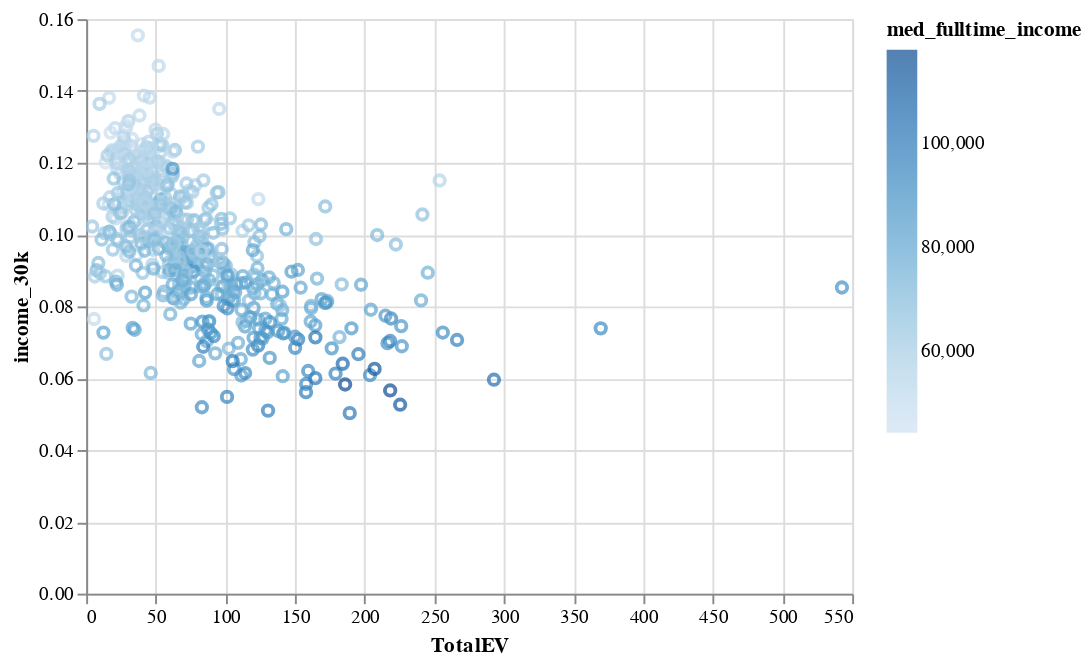

The notebook cell this image was saved under:
### Markdown cell above
The lineplot shows the relationship between the `school_college` feature and the `TotalEV` target feature. It appears that there is a positive correlation between these two features, meaning that as the value of `school_college` increases, the value of `TotalEV` also tends to increase. However, it's important to note that this is just a single plot and further analysis is needed to draw any definitive conclusions. As per the statistical test (Pearson Correlation) performed we get to confirm the strength and significance of this relationship.

### Code cell
import altair as alt

alt.Chart(df).mark_point().encode(
    x='TotalEV',
    y='income_30k',
    color='med_fulltime_income',
    tooltip=['TotalEV', 'income_30k', 'med_fulltime_income']
).interactive()

### Figure 1 — Vega-Lite specification as saved in the notebook (floating-point values rounded to 4 significant figures; data arrays with more than 128 entries replaced by an {"elided": "..."} marker saying what was removed)
{"config": {"view": {"continuousWidth": 400, "continuousHeight": 300}}, "data": {"name": "data-d2b7b578562d0b62e6c0b98728c027cb"}, "mark": "point", "encoding": {"color": {"field": "med_fulltime_income", "type": "quantitative"}, "tooltip": [{"field": "TotalEV", "type": "quantitative"}, {"field": "income_30k", "type": "quantitative"}, {"field": "med_fulltime_income", "type": "quantitative"}], "x": {"field": "TotalEV", "type": "quantitative"}, "y": {"field": "income_30k", "type": "quantitative"}}, "selection": {"selector008": {"type": "interval", "bind": "scales", "encodings": ["x", "y"]}}, "$schema": "https://vega.github.io/schema/vega-lite/v4.17.0.json", "datasets": {"data-d2b7b578562d0b62e6c0b98728c027cb": {"elided": "515 records"}}}
